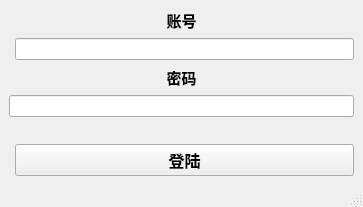
<?xml version="1.0" encoding="UTF-8"?>
<ui version="4.0">
 <class>login</class>
 <widget class="QMainWindow" name="login">
  <property name="geometry">
   <rect>
    <x>0</x>
    <y>0</y>
    <width>363</width>
    <height>196</height>
   </rect>
  </property>
  <property name="windowTitle">
   <string>MainWindow</string>
  </property>
  <widget class="QWidget" name="centralwidget">
   <layout class="QFormLayout" name="formLayout">
    <item row="2" column="0" colspan="2">
     <widget class="QLabel" name="label">
      <property name="sizePolicy">
       <sizepolicy hsizetype="Expanding" vsizetype="Expanding">
        <horstretch>0</horstretch>
        <verstretch>0</verstretch>
       </sizepolicy>
      </property>
      <property name="font">
       <font>
        <family>微软雅黑</family>
        <pointsize>11</pointsize>
        <weight>75</weight>
        <bold>true</bold>
       </font>
      </property>
      <property name="focusPolicy">
       <enum>Qt::NoFocus</enum>
      </property>
      <property name="text">
       <string>账号</string>
      </property>
      <property name="alignment">
       <set>Qt::AlignCenter</set>
      </property>
     </widget>
    </item>
    <item row="4" column="0" colspan="2">
     <widget class="QLabel" name="label_2">
      <property name="sizePolicy">
       <sizepolicy hsizetype="Expanding" vsizetype="Preferred">
        <horstretch>0</horstretch>
        <verstretch>0</verstretch>
       </sizepolicy>
      </property>
      <property name="font">
       <font>
        <family>微软雅黑</family>
        <pointsize>11</pointsize>
        <weight>75</weight>
        <bold>true</bold>
       </font>
      </property>
      <property name="text">
       <string>密码</string>
      </property>
      <property name="alignment">
       <set>Qt::AlignCenter</set>
      </property>
     </widget>
    </item>
    <item row="8" column="1">
     <widget class="QPushButton" name="login_2">
      <property name="sizePolicy">
       <sizepolicy hsizetype="Expanding" vsizetype="Fixed">
        <horstretch>0</horstretch>
        <verstretch>0</verstretch>
       </sizepolicy>
      </property>
      <property name="font">
       <font>
        <pointsize>12</pointsize>
        <weight>75</weight>
        <bold>true</bold>
       </font>
      </property>
      <property name="text">
       <string>登陆</string>
      </property>
     </widget>
    </item>
    <item row="7" column="1">
     <spacer name="horizontalSpacer">
      <property name="orientation">
       <enum>Qt::Horizontal</enum>
      </property>
      <property name="sizeHint" stdset="0">
       <size>
        <width>40</width>
        <height>15</height>
       </size>
      </property>
     </spacer>
    </item>
    <item row="3" column="1">
     <widget class="QLineEdit" name="account">
      <property name="sizePolicy">
       <sizepolicy hsizetype="Expanding" vsizetype="Expanding">
        <horstretch>0</horstretch>
        <verstretch>0</verstretch>
       </sizepolicy>
      </property>
      <property name="toolTip">
       <string/>
      </property>
      <property name="whatsThis">
       <string/>
      </property>
      <property name="maxLength">
       <number>16</number>
      </property>
     </widget>
    </item>
    <item row="5" column="0" colspan="2">
     <widget class="QLineEdit" name="password">
      <property name="sizePolicy">
       <sizepolicy hsizetype="Expanding" vsizetype="Fixed">
        <horstretch>0</horstretch>
        <verstretch>0</verstretch>
       </sizepolicy>
      </property>
      <property name="whatsThis">
       <string/>
      </property>
      <property name="maxLength">
       <number>16</number>
      </property>
      <property name="echoMode">
       <enum>QLineEdit::Password</enum>
      </property>
     </widget>
    </item>
   </layout>
  </widget>
  <widget class="QMenuBar" name="menubar">
   <property name="geometry">
    <rect>
     <x>0</x>
     <y>0</y>
     <width>363</width>
     <height>17</height>
    </rect>
   </property>
  </widget>
  <widget class="QStatusBar" name="statusbar"/>
 </widget>
 <resources/>
 <connections/>
</ui>
